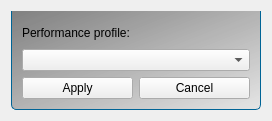
<?xml version="1.0" encoding="UTF-8"?>
<ui version="4.0">
 <class>MainWindow</class>
 <widget class="QMainWindow" name="MainWindow">
  <property name="windowModality">
   <enum>Qt::WindowModal</enum>
  </property>
  <property name="geometry">
   <rect>
    <x>0</x>
    <y>0</y>
    <width>272</width>
    <height>121</height>
   </rect>
  </property>
  <property name="windowTitle">
   <string>MainWindow</string>
  </property>
  <property name="styleSheet">
   <string notr="true">QWidget#WidgetMain
{
	border-style: solid;
	border-top-style: none;
	border-width: 1px;
	border-color: rgb(0, 100, 150);
	border-bottom-left-radius: 5px;
	border-bottom-right-radius: 5px;
	background-color: qlineargradient(spread:pad, x1:0, y1:0, x2:1, y2:1, stop:0 rgba(128, 128, 128, 255), stop:1 rgba(225, 225, 225, 180));
}
{
	border-style: solid;
	border-top-style: none;
	border-width: 1px;
	border-color: rgb(0, 100, 150);
	border-bottom-left-radius: 5px;
	border-bottom-right-radius: 5px;
	background-color: qlineargradient(spread:pad, x1:0, y1:0, x2:1, y2:1, stop:0 rgba(128, 128, 128, 255), stop:1 rgba(225, 225, 225, 180));
}</string>
  </property>
  <property name="locale">
   <locale language="English" country="UnitedStates"/>
  </property>
  <widget class="QWidget" name="WidgetCentral">
   <layout class="QVBoxLayout" name="verticalLayout_3">
    <item>
     <widget class="QWidget" name="WidgetMain" native="true">
      <property name="locale">
       <locale language="English" country="UnitedStates"/>
      </property>
      <layout class="QVBoxLayout" name="verticalLayout_2">
       <item>
        <layout class="QVBoxLayout" name="LayoutHorisontal">
         <item>
          <widget class="QLabel" name="ProfileLabel">
           <property name="locale">
            <locale language="English" country="UnitedStates"/>
           </property>
           <property name="text">
            <string>Performance profile:</string>
           </property>
          </widget>
         </item>
         <item>
          <widget class="QComboBox" name="ProfileSelector"/>
         </item>
        </layout>
       </item>
       <item>
        <layout class="QHBoxLayout" name="LayoutVertical">
         <item>
          <widget class="QPushButton" name="ButtonApply">
           <property name="locale">
            <locale language="English" country="UnitedStates"/>
           </property>
           <property name="text">
            <string>Apply</string>
           </property>
          </widget>
         </item>
         <item>
          <widget class="QPushButton" name="ButtonCancel">
           <property name="text">
            <string>Cancel</string>
           </property>
          </widget>
         </item>
        </layout>
       </item>
      </layout>
     </widget>
    </item>
   </layout>
  </widget>
 </widget>
 <layoutdefault spacing="6" margin="11"/>
 <resources/>
 <connections/>
</ui>
